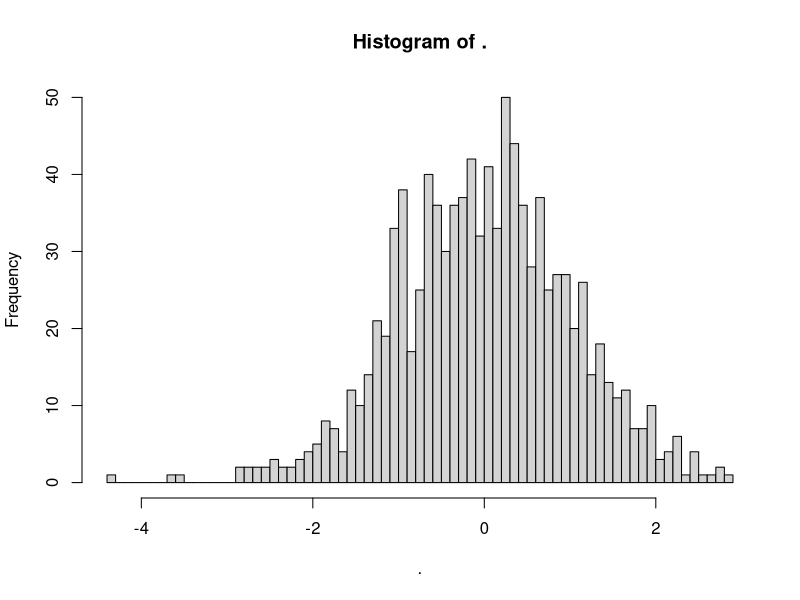
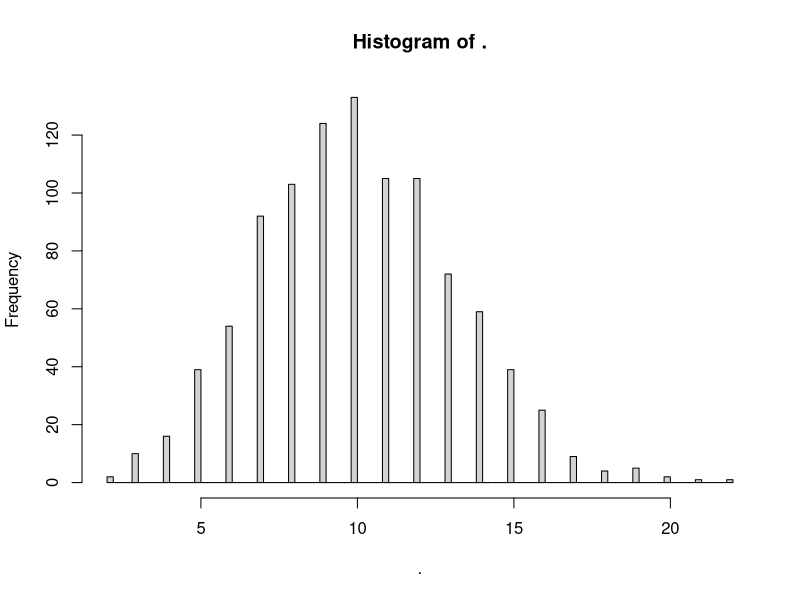
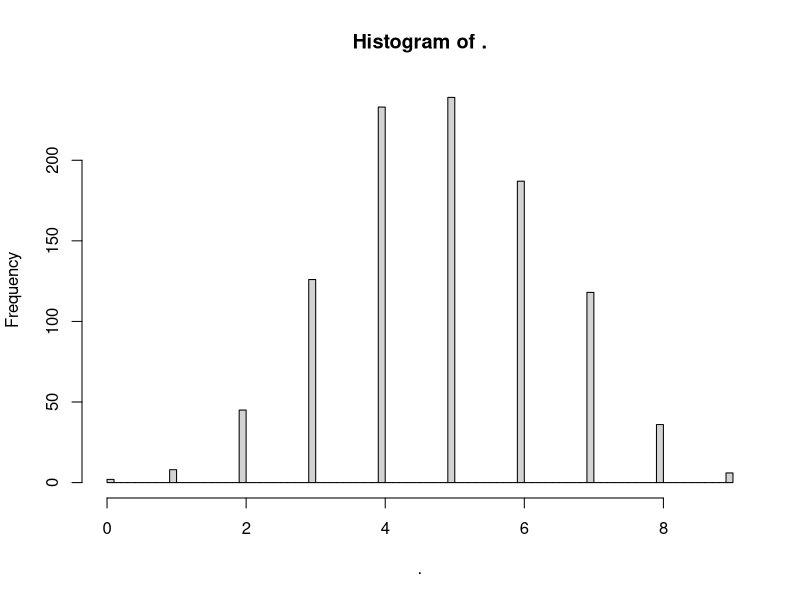
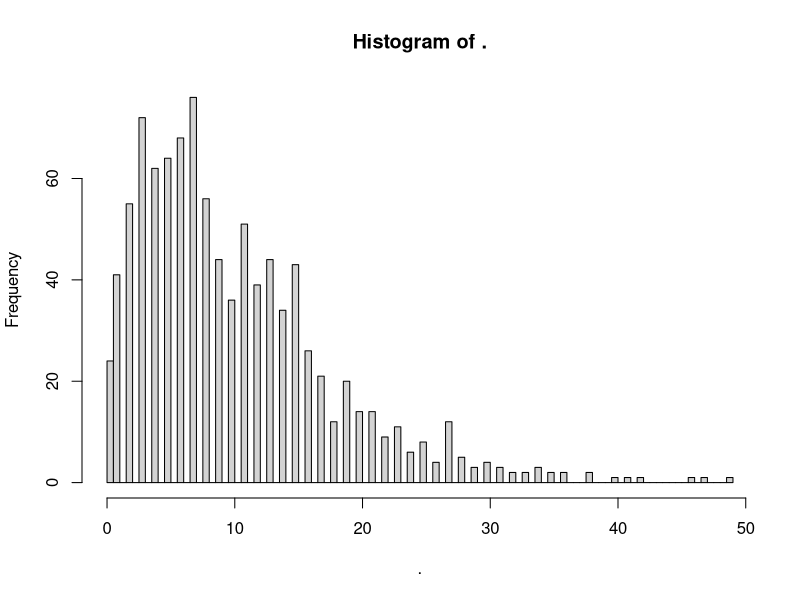
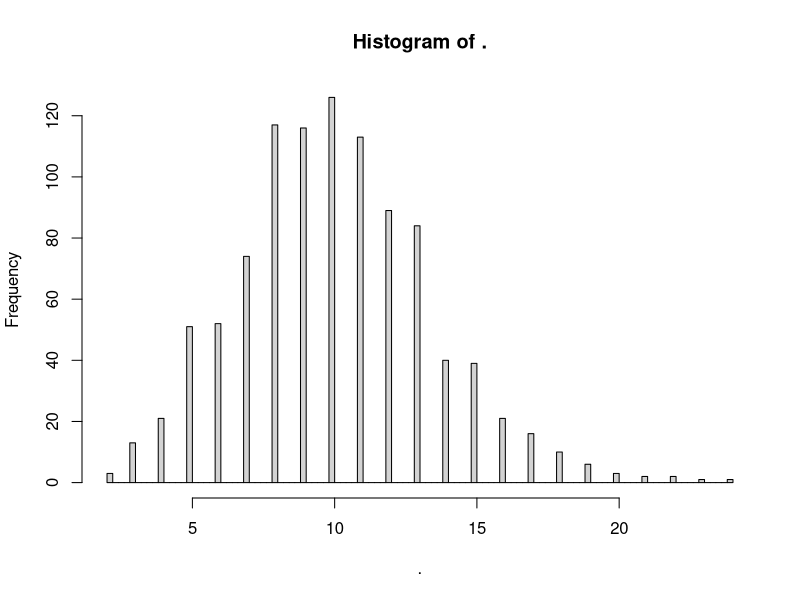
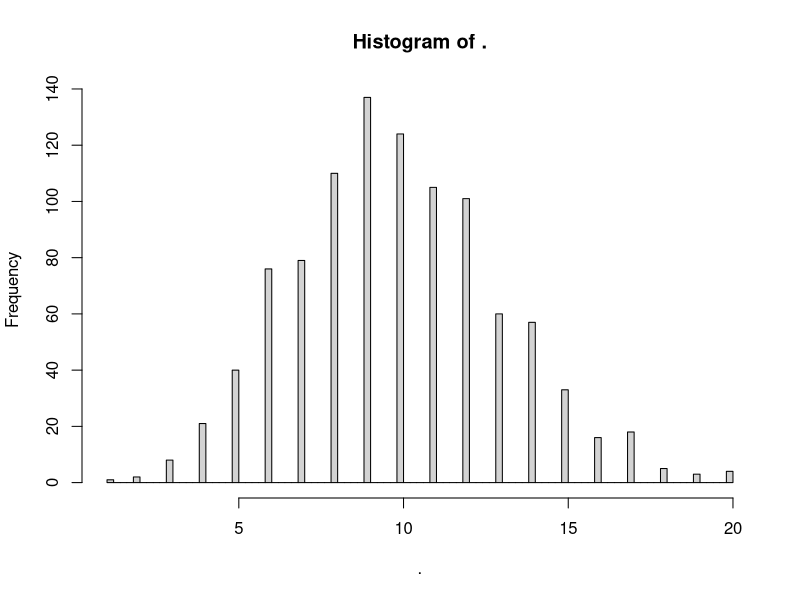
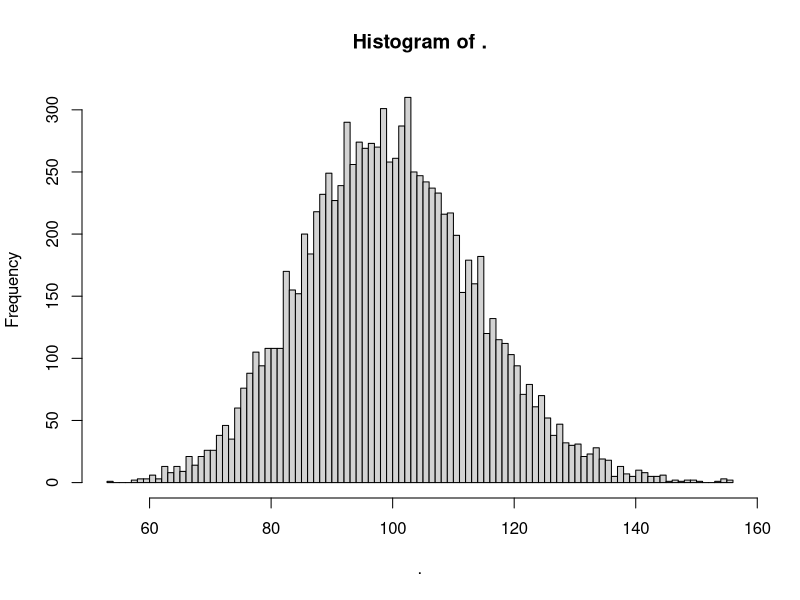
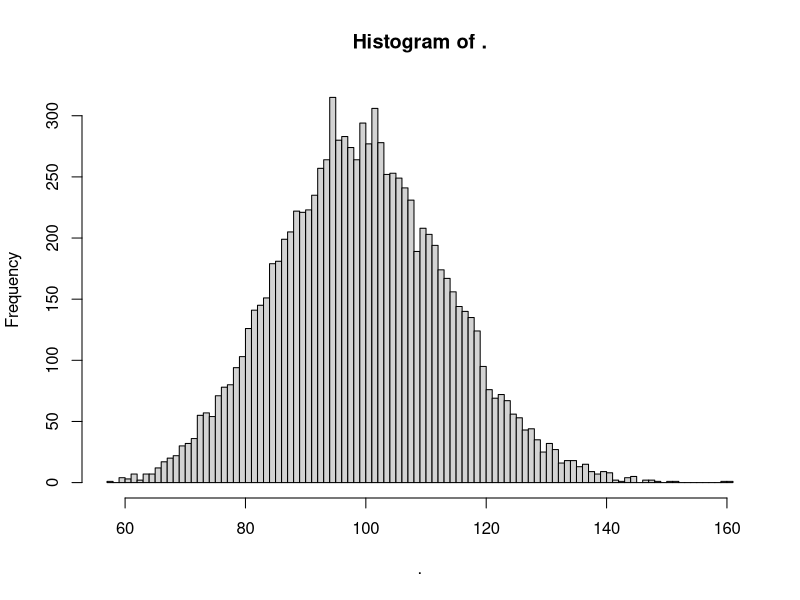

Source code (R) for these figures, in order:
#

library(tidyverse)

# Gaussian
rnorm(1000, mean = 0, sd = 1) %>% hist(100)

# Poisson: number of events that happens over a fixed period of time
rpois(1000, lambda = 10) %>% hist(100)

# Binomial: number of "successes" in a fixed number of tries
rbinom(1000, size = 10, prob = 0.5) %>% hist(100)


# Negative binomial: number of "failures" until you get a certain number of successes (k)
## Overdispersion: var > u
## It has extra variability controlled by the dispersion parameter.
## The dispersion parameter k (or size in the rnbinom) determines the number of successes you want
## probability p is the success probability at each toss
## mu is the expected number of failures before reaching k

## Small k, large overdispersion: var >> mean
rnbinom(1000, mu = 10, size = 2) %>% hist(100)

## Large k, var approximates mean, so becomes poisson
rnbinom(1000, mu = 10, size = 100) %>% hist(100)
rpois(1000, lambda = 10) %>% hist(100)

# mu = k (1-p)/p
# var = mu + mu^2/k
k = 100
p = 0.5
mu = k * (1-p) / p
rnbinom(10000, prob = p, size = k) %>% hist(100)
rnbinom(10000, mu = mu, size = k) %>% hist(100)

